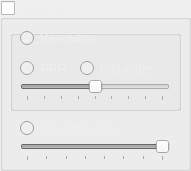
     <widget class="QGroupBox" name="groupBox_resolutionQuantification">
      <property name="geometry">
       <rect>
        <x>20</x>
        <y>500</y>
        <width>191</width>
        <height>171</height>
       </rect>
      </property>
      <property name="styleSheet">
       <string notr="true">color: rgb(238, 238, 236);</string>
      </property>
      <property name="title">
       <string>Résolution</string>
      </property>
      <property name="checkable">
       <bool>true</bool>
      </property>
      <property name="checked">
       <bool>false</bool>
      </property>
      <widget class="QRadioButton" name="radioButton_resolution">
       <property name="geometry">
        <rect>
         <x>20</x>
         <y>30</y>
         <width>112</width>
         <height>16</height>
        </rect>
       </property>
       <property name="text">
        <string>Résolution</string>
       </property>
       <property name="autoExclusive">
        <bool>false</bool>
       </property>
      </widget>
      <widget class="QSlider" name="horizontalSlider_quantification">
       <property name="enabled">
        <bool>false</bool>
       </property>
       <property name="geometry">
        <rect>
         <x>20</x>
         <y>140</y>
         <width>150</width>
         <height>21</height>
        </rect>
       </property>
       <property name="minimum">
        <number>1</number>
       </property>
       <property name="maximum">
        <number>8</number>
       </property>
       <property name="pageStep">
        <number>1</number>
       </property>
       <property name="value">
        <number>8</number>
       </property>
       <property name="sliderPosition">
        <number>8</number>
       </property>
       <property name="orientation">
        <enum>Qt::Horizontal</enum>
       </property>
       <property name="tickPosition">
        <enum>QSlider::TicksBelow</enum>
       </property>
      </widget>
      <widget class="QRadioButton" name="radioButton_quantification">
       <property name="geometry">
        <rect>
         <x>20</x>
         <y>120</y>
         <width>121</width>
         <height>16</height>
        </rect>
       </property>
       <property name="font">
        <font>
         <pointsize>10</pointsize>
        </font>
       </property>
       <property name="text">
        <string>&amp;Quantification</string>
       </property>
       <property name="autoExclusive">
        <bool>false</bool>
       </property>
      </widget>
      <widget class="QGroupBox" name="groupBox_interpolation">
       <property name="enabled">
        <bool>false</bool>
       </property>
       <property name="geometry">
        <rect>
         <x>10</x>
         <y>30</y>
         <width>171</width>
         <height>81</height>
        </rect>
       </property>
       <property name="title">
        <string/>
       </property>
       <widget class="QSlider" name="horizontalSlider_resolution">
        <property name="geometry">
         <rect>
          <x>10</x>
          <y>50</y>
          <width>150</width>
          <height>21</height>
         </rect>
        </property>
        <property name="minimum">
         <number>-4</number>
        </property>
        <property name="maximum">
         <number>4</number>
        </property>
        <property name="pageStep">
         <number>1</number>
        </property>
        <property name="orientation">
         <enum>Qt::Horizontal</enum>
        </property>
        <property name="tickPosition">
         <enum>QSlider::TicksBelow</enum>
        </property>
       </widget>
       <widget class="QRadioButton" name="radioButton_PPP">
        <property name="geometry">
         <rect>
          <x>10</x>
          <y>30</y>
          <width>61</width>
          <height>16</height>
         </rect>
        </property>
        <property name="font">
         <font>
          <pointsize>10</pointsize>
         </font>
        </property>
        <property name="text">
         <string>PPP</string>
        </property>
        <property name="autoExclusive">
         <bool>false</bool>
        </property>
       </widget>
       <widget class="QRadioButton" name="radioButton_bipolaire">
        <property name="geometry">
         <rect>
          <x>70</x>
          <y>30</y>
          <width>91</width>
          <height>16</height>
         </rect>
        </property>
        <property name="font">
         <font>
          <pointsize>10</pointsize>
         </font>
        </property>
        <property name="text">
         <string>Bilinéaire</string>
        </property>
        <property name="autoExclusive">
         <bool>false</bool>
        </property>
       </widget>
      </widget>
      <zorder>horizontalSlider_quantification</zorder>
      <zorder>radioButton_quantification</zorder>
      <zorder>groupBox_interpolation</zorder>
      <zorder>radioButton_resolution</zorder>
     </widget>
